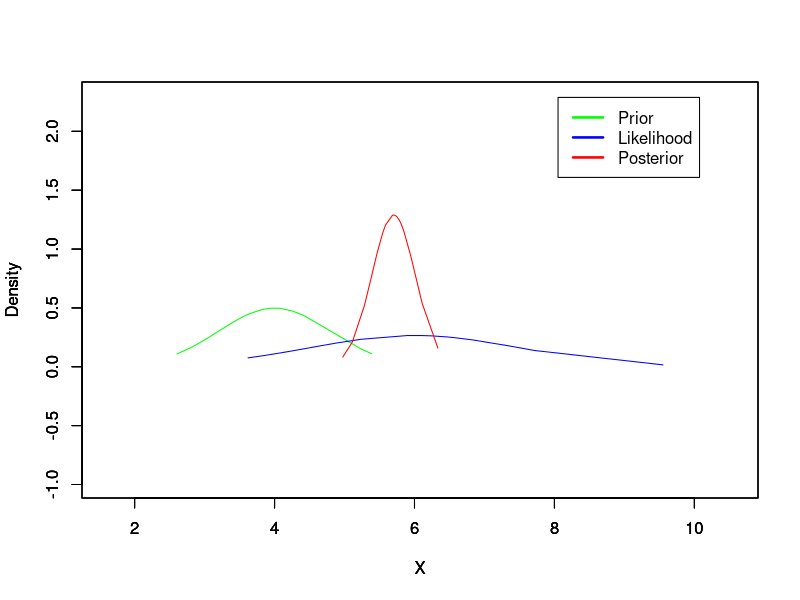

The R script that drew this image:
set.seed(25)

n = 20
prior.mean = 4
prior.sd = 0.8

likelihood.mean = 6
likelihood.sd = 1.5

post.mean = 5.70099668
post.sd = sqrt(0.09568106)

prior.X = sort(rnorm (n, prior.mean, prior.sd))
prior.dist = dnorm(prior.X, prior.mean, prior.sd)

likelihood.X = sort(rnorm (n, likelihood.mean, likelihood.sd))
likelihood.dist = dnorm(likelihood.X, likelihood.mean, likelihood.sd)

post.X = sort(rnorm(n, post.mean, post.sd))
post.dist = dnorm(post.X, post.mean, post.sd)

x1 = min(c(min(prior.X), min(likelihood.X), min(post.X))) - 1
x2 = max(c(max(prior.X), max(likelihood.X), max(post.X))) + 1

y1 = min(c(min(prior.dist), min(likelihood.dist), min(post.dist))) - 1
y2 = max(c(max(prior.dist), max(likelihood.dist), max(post.dist))) + 1

plot(prior.X, prior.dist, type='l', xlim=c(x1,x2), ylim=c(y1,y2), col='green', xlab="X", ylab="Density")
par(new=TRUE)
plot(likelihood.X, likelihood.dist, type='l', xlim=c(x1,x2), ylim=c(y1,y2), col='blue', xlab="X", ylab="Density")
par(new=TRUE)
plot(post.X, post.dist, type='l', xlim=c(x1,x2), ylim=c(y1,y2), col='red', xlab="X", ylab="Density")

legend(x2-2.5,y2,c('Prior','Likelihood', 'Posterior'), lty=c(1,1,1), lwd=c(2.5,2.5, 2.5),col=c('green','blue', 'red'))

